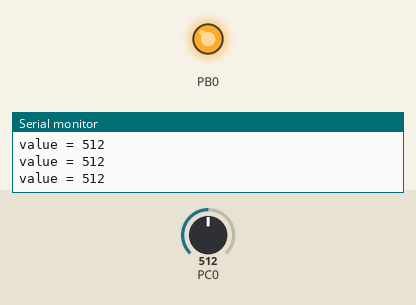
Recording of a program running on a simulated ATmega328P, built with avr-gcc and emulated at 16 MHz. Shown: output pins drawn as LEDs (lit = HIGH), the last lines printed to the serial monitor. The test bench sets the inputs (shaded band); at power-on: PC0 = 512.

Above: at 1.2 s.
1.3 s: PC0 set to 502
At 2.5 s:
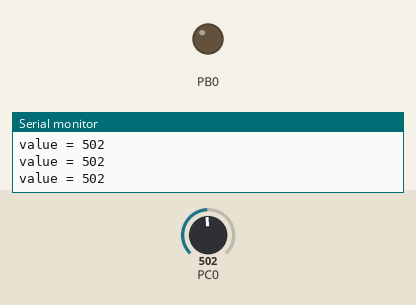
2.8 s: PC0 set to 522
At 3.7 s:
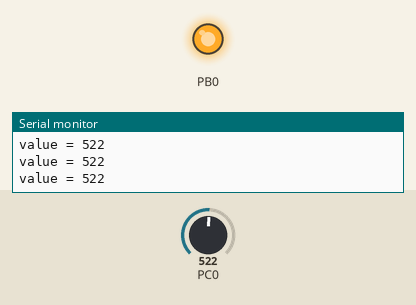
4.3 s: PC0 set to 511
At 5.2 s:
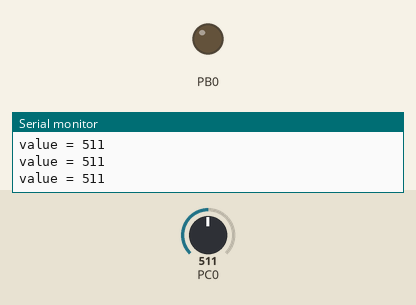
Timing chart, 0 to 7.3 s (numbered marks = the images above; inputs shaded):
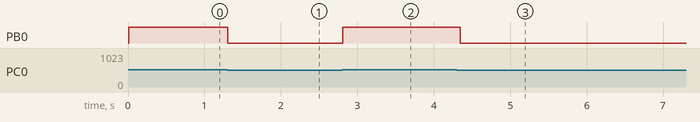

The program:

main.c
```c
#define F_CPU 16000000UL
#include <stdio.h>
#include <avr/io.h>
#include <util/delay.h>
#define USART_BAUDRATE 9600
#define UBRR_VALUE (((F_CPU / (USART_BAUDRATE * 16UL))) - 1)
#define VREF 5
#define POT 10000
void USART0Init(void)
{
	// Set baud rate
	UBRR0H = (uint8_t)(UBRR_VALUE>>8);
	UBRR0L = (uint8_t)UBRR_VALUE;
	// Set frame format to 8 data bits, no parity, 1 stop bit
	UCSR0C |= (1<<UCSZ01)|(1<<UCSZ00);
	//enable transmission and reception
	UCSR0B |= (1<<RXEN0)|(1<<TXEN0);
}
int USART0SendByte(char u8Data, FILE *stream)
{
	if(u8Data == '\n')
	{
		USART0SendByte('\r', stream);
	}
	//wait while previous byte is completed
	while(!(UCSR0A&(1<<UDRE0))){};
	// Transmit data
	UDR0 = u8Data;
	return 0;
}
//set stream pointer
FILE usart0_str = FDEV_SETUP_STREAM(USART0SendByte, NULL, _FDEV_SETUP_WRITE);
void InitADC()
{
	// Select Vref=AVcc
	ADMUX |= (1<<REFS0);
	//set prescaller to 128 and enable ADC
	ADCSRA |= (1<<ADPS2)|(1<<ADPS1)|(1<<ADPS0)|(1<<ADEN);
}
uint16_t ReadADC(uint8_t ADCchannel)
{
	//select ADC channel with safety mask
	ADMUX = (ADMUX & 0xF0) | (ADCchannel & 0x0F);
	//single conversion mode
	ADCSRA |= (1<<ADSC);
	// wait until ADC conversion is complete
	while( ADCSRA & (1<<ADSC) );
	return ADC;
}
int main()
{	DDRB = 0x01;
	//initialize ADC
	InitADC();
	//Initialize USART0
	USART0Init();
	//assign our stream to standart I/O streams
	stdout=&usart0_str;
	while(1)
	{
		printf("value = %u\n", (uint16_t)ReadADC(0));
		if (ReadADC(0) >=512)
		{
			PORTB |= (1 << PB0);
			_delay_ms(50);
		}
		else
		{
			PORTB &=~ (1 << PB0);
		}
	}
}
```

Measured:
- the behaviour switches between 512 and 511 on PC0 (found by bisection; images 0 and 1)
- after the input at 1.3 s, PB0: HIGH → LOW at once
- after the input at 2.8 s, PB0: LOW → HIGH at once
- after the input at 4.3 s, PB0: HIGH → LOW after 0.05 s
